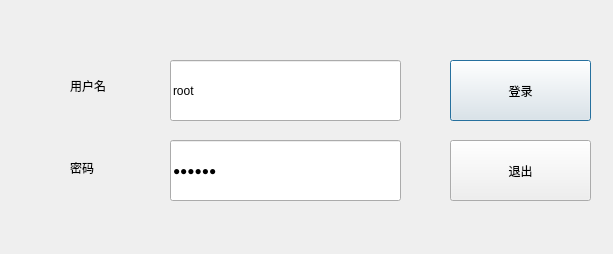
<?xml version="1.0" encoding="UTF-8"?>
<ui version="4.0">
 <class>LoginGUI</class>
 <widget class="QDialog" name="LoginGUI">
  <property name="geometry">
   <rect>
    <x>0</x>
    <y>0</y>
    <width>613</width>
    <height>254</height>
   </rect>
  </property>
  <property name="windowTitle">
   <string>LoginGUI</string>
  </property>
  <property name="styleSheet">
   <string notr="true"/>
  </property>
  <widget class="QLabel" name="label">
   <property name="geometry">
    <rect>
     <x>70</x>
     <y>80</y>
     <width>54</width>
     <height>12</height>
    </rect>
   </property>
   <property name="text">
    <string>用户名</string>
   </property>
  </widget>
  <widget class="QLineEdit" name="usernameEdit">
   <property name="geometry">
    <rect>
     <x>170</x>
     <y>60</y>
     <width>231</width>
     <height>61</height>
    </rect>
   </property>
   <property name="text">
    <string>root</string>
   </property>
  </widget>
  <widget class="QPushButton" name="loginButton">
   <property name="geometry">
    <rect>
     <x>450</x>
     <y>60</y>
     <width>141</width>
     <height>61</height>
    </rect>
   </property>
   <property name="text">
    <string>登录</string>
   </property>
  </widget>
  <widget class="QLabel" name="label_2">
   <property name="geometry">
    <rect>
     <x>70</x>
     <y>160</y>
     <width>54</width>
     <height>16</height>
    </rect>
   </property>
   <property name="text">
    <string>密码</string>
   </property>
  </widget>
  <widget class="QLineEdit" name="passwordEdit">
   <property name="geometry">
    <rect>
     <x>170</x>
     <y>140</y>
     <width>231</width>
     <height>61</height>
    </rect>
   </property>
   <property name="text">
    <string>123456</string>
   </property>
   <property name="echoMode">
    <enum>QLineEdit::Password</enum>
   </property>
  </widget>
  <widget class="QPushButton" name="exitpushButton">
   <property name="geometry">
    <rect>
     <x>450</x>
     <y>140</y>
     <width>141</width>
     <height>61</height>
    </rect>
   </property>
   <property name="text">
    <string>退出</string>
   </property>
  </widget>
 </widget>
 <layoutdefault spacing="6" margin="11"/>
 <resources>
  <include location="qss.qrc"/>
  <include location="main.qrc"/>
 </resources>
 <connections>
  <connection>
   <sender>exitpushButton</sender>
   <signal>clicked()</signal>
   <receiver>LoginGUI</receiver>
   <slot>reject()</slot>
   <hints>
    <hint type="sourcelabel">
     <x>505</x>
     <y>175</y>
    </hint>
    <hint type="destinationlabel">
     <x>740</x>
     <y>301</y>
    </hint>
   </hints>
  </connection>
  <connection>
   <sender>loginButton</sender>
   <signal>clicked()</signal>
   <receiver>LoginGUI</receiver>
   <slot>Login()</slot>
   <hints>
    <hint type="sourcelabel">
     <x>494</x>
     <y>82</y>
    </hint>
    <hint type="destinationlabel">
     <x>809</x>
     <y>103</y>
    </hint>
   </hints>
  </connection>
 </connections>
 <slots>
  <slot>Login()</slot>
 </slots>
</ui>
